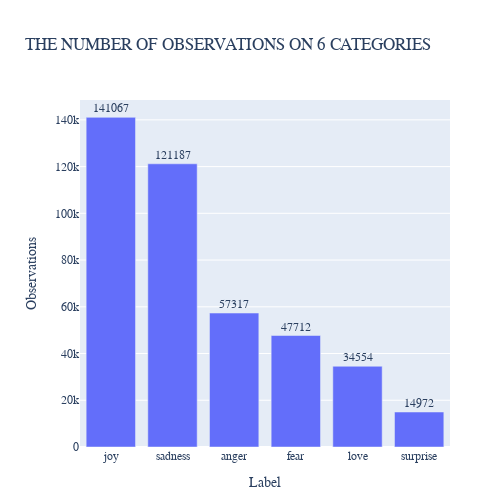

Source (notebook cell):
### Code cell
fig = go.Figure(data=[go.Bar(x=texts, y=np.array(values), text=[str(i) for i in values], textposition='outside')])

fig.update_layout(
    margin=dict(l=80, r=50, t=100, b=50),
    height=500,
    width=500,
    title='THE NUMBER OF OBSERVATIONS ON 6 CATEGORIES',
    xaxis_title='Label',
    yaxis_title='Observations',
    xaxis=dict(tickfont=dict(size=12)),
    yaxis=dict(tickfont=dict(size=12)),
    showlegend=False,
    font=dict(family='Georgia', size=12))

# fig.write_image("Img//observations_6.png",engine='kaleido')
fig.show()

### Figure 1 — Plotly figure (JSON) as saved in the notebook; plotly's stock layout.template omitted (floating-point values rounded to 4 significant figures)
{"data": [{"text": ["141067", "121187", "57317", "47712", "34554", "14972"], "textposition": "outside", "x": ["joy", "sadness", "anger", "fear", "love", "surprise"], "y": [141067, 121187, 57317, 47712, 34554, 14972], "type": "bar"}], "layout": {"margin": {"l": 80, "r": 50, "t": 100, "b": 50}, "xaxis": {"tickfont": {"size": 12}, "title": {"text": "Label"}}, "yaxis": {"tickfont": {"size": 12}, "title": {"text": "Observations"}}, "font": {"family": "Georgia", "size": 12}, "height": 500, "width": 500, "title": {"text": "THE NUMBER OF OBSERVATIONS ON 6 CATEGORIES"}, "showlegend": false}}
